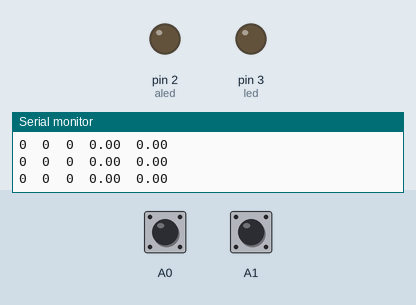
This sketch was run on a simulated Arduino Uno, built with avr-gcc and run on an emulated ATmega328P. Parts: output pins drawn as LEDs (lit = HIGH), the last lines printed to the serial monitor. The test bench sets the inputs (shaded band); at power-on: A0 HIGH, A1 HIGH.

Above: at 1.6 s.
1.7 s: A0 pulled LOW for 3.2 s
At 4.7 s:
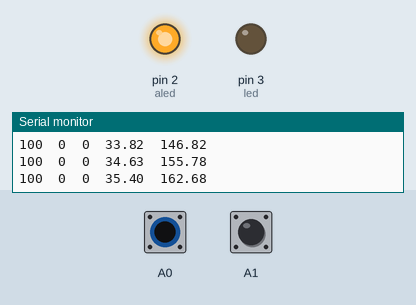
6.5 s: A1 pulled LOW for 3.2 s
At 10.8 s:
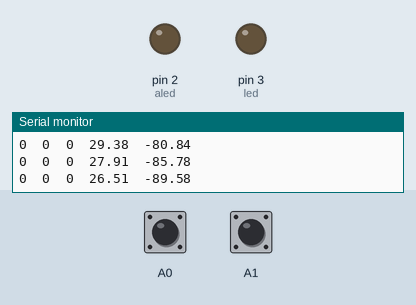
11.2 s: A0 pulled LOW for 1 s
At 12.9 s:
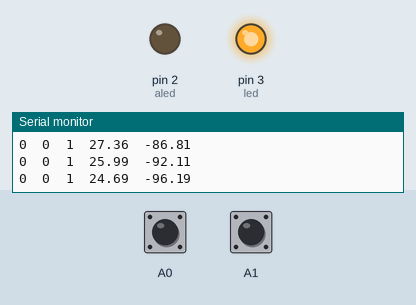
13.7 s: A1 pulled LOW for 1 s
At 14.66 s:
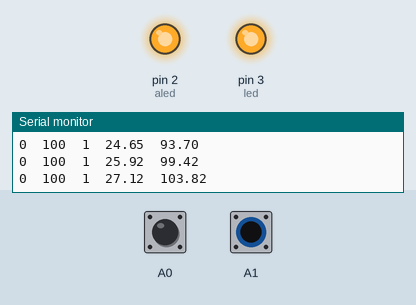
Timing chart, 0 to 16.7 s (numbered marks = the images above; inputs shaded):
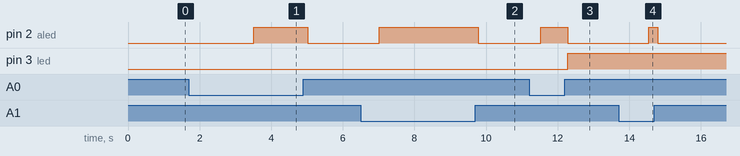

The sketch:

capacitive_mirror05.ino
```cpp
#include <ADCTouch.h>

float ref0, ref1;
int led=3;
int aled=2;
float average=0;
float alpha=0.05;
float x=0;
float x1=0;
long y=0;
long y1=0;
float slope=0;
long state=0;
long prev_slope;

void resetfun()
{
  ref0 = ADCTouch.read(A0,2000);
  ref1 = ADCTouch.read(A1,2000);
}
void switchfun(float average)
{

    x=average;
    y=millis();
    if((x-x1)<0.6 and (x-x1)>-0.01)
    {
      slope=0;
    }
    else
    {
    slope=((y-y1)/(x-x1));
    }
    x1=x;
    y1=y;

    if(slope>prev_slope && slope>100)
    {
      prev_slope=slope+50;
      state=state+(int)slope;
      digitalWrite(aled ,HIGH);
    }
    else if(slope<0)
    {
       digitalWrite(aled ,LOW);
        if(state>2000)
        {
        if(digitalRead(led)==1)
        {
          digitalWrite(led ,LOW);
        }
        else
        {
          digitalWrite(led ,HIGH);
        }
        state=0;
        }
    }
    else
    {
    prev_slope=slope;
    }


}
void setup()
{
    Serial.begin(9600);
    pinMode(led,OUTPUT);
    pinMode(aled,OUTPUT);
    resetfun();
}

void loop()
{
   pinMode(led,OUTPUT);
    long value0 = ADCTouch.read(A0);
    long value1 = ADCTouch.read(A1);

    value0 -= ref0;
    value1 -= ref1;
    average = alpha * ((value0+value1)/2)+ (1-alpha) * average;

    switchfun(average);


   Serial.print(value0);
   Serial.print("\t");

   Serial.print(value1);
   Serial.print("\t");

   Serial.print(digitalRead(led));
   Serial.print("\t");


   Serial.print(average);
   Serial.print("\t");
//
//   Serial.print(state);
//   Serial.print("\t");
//
//
//
   Serial.println(slope);
//

   delay(100);
}
```

Measured:
- after the input at 1.7 s, pin 2 (aled): LOW → HIGH after 1.8 s, → LOW 1.5 s later
- after the input at 6.5 s, pin 2 (aled): LOW → HIGH after 0.52 s, → LOW 2.8 s later
- after the input at 11.2 s, pin 2 (aled): LOW → HIGH after 0.33 s, → LOW 0.75 s later; pin 3 (led): LOW → HIGH after 1.1 s
- after the input at 13.7 s, pin 2 (aled): LOW → HIGH after 0.84 s, → LOW 0.25 s later
